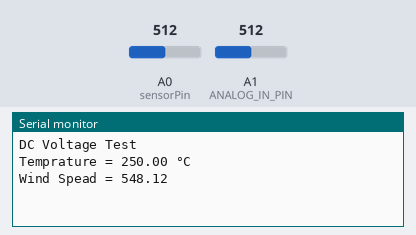
This sketch was run on a simulated Arduino Mega 2560, built with avr-gcc and run on an emulated ATmega2560. Parts: the last lines printed to the serial monitor. The inputs (shaded band) are chosen by the test bench; at power-on: A0 (sensorPin) = 512, A1 (ANALOG_IN_PIN) = 512. WiFi joins after 1.5 s; servers stay silent unless stated.

Above: at 3.0 s.
3.1 s: A0 (sensorPin) set to 716
At 4.1 s:
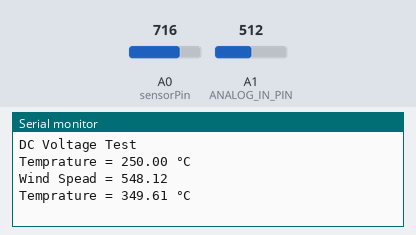
5.1 s: A1 (ANALOG_IN_PIN) set to 716
At 7.1 s:
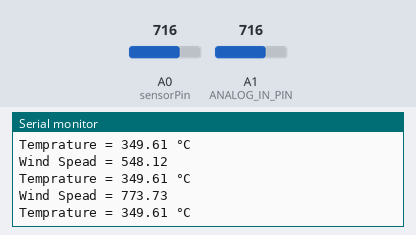
10.3 s: A0 (sensorPin) set to 900
At 11.3 s:
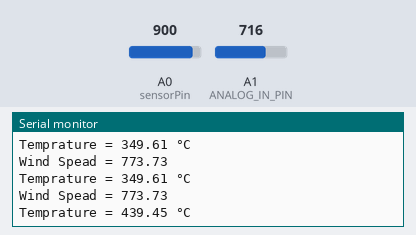
12.3 s: A1 (ANALOG_IN_PIN) set to 900
At 13.1 s:
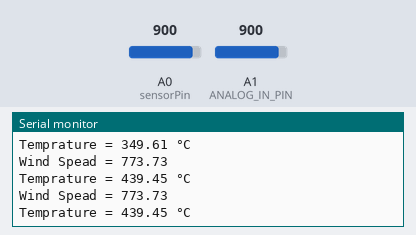
Timing chart, 0 to 15.3 s (numbered marks = the images above; inputs shaded):
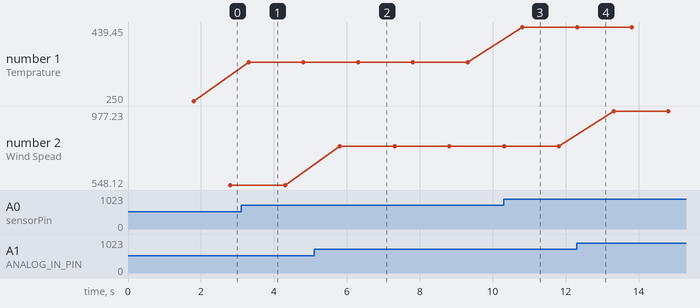

The sketch:

Code.ino
```cpp
/* Comment this out to disable prints and save space */
#define BLYNK_PRINT DebugSerial

/* Fill-in your Template ID (only if using Blynk.Cloud) */
//#define BLYNK_TEMPLATE_ID   "YourTemplateID"


// You could use a spare Hardware Serial on boards that have it (like Mega)
#include <SoftwareSerial.h>
SoftwareSerial DebugSerial(10,11);// RX, TX

#include <BlynkSimpleStream.h>

// You should get Auth Token in the Blynk App.
// Go to the Project Settings (nut icon).
char auth[] = "aOgRRumsHwyF1etXbW_TAK2gtxCQPN9z";

// Define to which pin of the Arduino the output of the LM35 is connected:
#define sensorPin A0
// Define analog input voltage
#define ANALOG_IN_PIN A1

// Floats for ADC voltage & Input voltage
float adc_voltage = 0.0;
float in_voltage = 0.0;
float WS=0.0;
int reading = 0;
float voltage = 0;
float temperature = 0;

// Floats for resistor values in divider (in ohms)
float R1 = 30000.0;
float R2 = 7500.0;

// Float for Reference Voltage
float ref_voltage = 5.0;

// Integer for ADC value
int adc_value = 0;

WidgetTerminal terminal (V5);
BLYNK_READ(V5)
 {
  Blynk.virtualWrite(V5,temperature);
 }
BLYNK_READ(V4)
{
  Blynk.virtualWrite(V4,WS);
}
void setup()
{
  DebugSerial.begin(9600);
  pinMode(A0,INPUT);
  pinMode(A1,INPUT);
  // Begin serial communication at a baud rate of 9600:
  Serial.begin(9600);
  Serial.println("DC Voltage Test");

  Blynk.begin(Serial, auth);
}

void loop() {
  Blynk.run();
  // Get a reading from the temperature sensor:
  reading = analogRead(sensorPin);

  // Convert the reading into voltage:
  voltage = reading * (5000 / 1024.0);

  // Convert the voltage into the temperature in degree Celsius:
  temperature = voltage / 10;

  // Print the temperature in the Serial Monitor:
  Serial.print("Temprature = ");
  Serial.print(temperature);
  Serial.print(" \xC2\xB0"); // shows degree symbol
  Serial.println("C");

  delay(1000); // wait a second between readings
  // Read the Analog Input
   adc_value = analogRead(ANALOG_IN_PIN);

   // Determine voltage at ADC input
   adc_voltage  = (adc_value * ref_voltage) / 1024.0;

   // Calculate voltage at divider input
   in_voltage = adc_voltage / (R2/(R1+R2)) ;

// wind speed
    WS=(((in_voltage-0.4)/1.6)*32.4)*2.237;

   // Print results to Serial Monitor to 2 decimal places
  Serial.print("Wind Spead = ");
  Serial.println(WS, 2);

  // Short delay
  delay(500);
}
```

Measured:
- after the input at 3.1 s, the serial monitor: prints a new line after 0.20 s (image 1)
- after the input at 5.1 s, the serial monitor: prints a new line after 0.71 s (image 2)
- after the input at 10.3 s, the serial monitor: prints a new line after 0.51 s (image 3)
- plotted number 1: 250 → 349.61 after the input at 3.1 s, 349.61 → 439.45 after the input at 10.3 s
- plotted number 2: 548.12 → 773.73 after the input at 5.1 s, 773.73 → 977.23 after the input at 12.3 s
